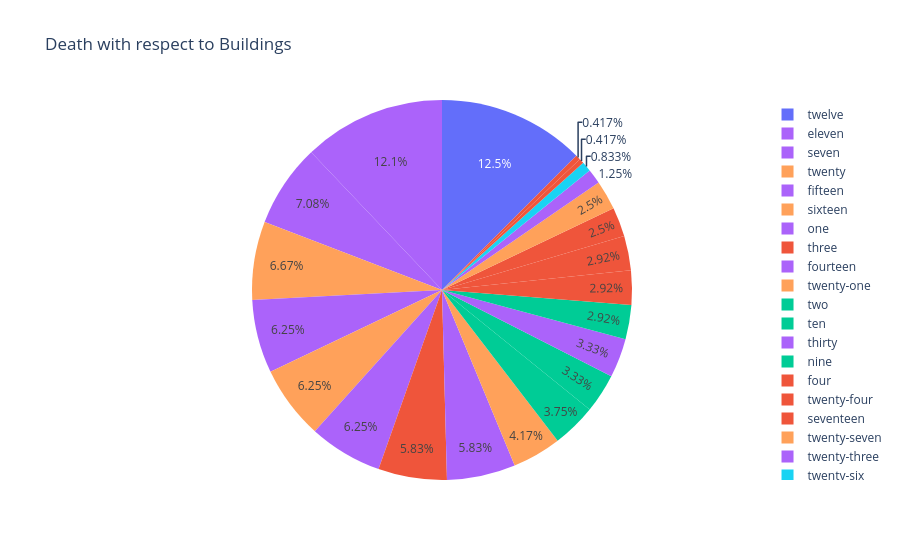

Notebook code for this chart:
### Markdown cell above
b) Display data of deaths of birds with respect to buildings

### Code cell
fig = px.pie(df, values='Deaths', names='Bldg #', title="Death with respect to Buildings", color="Side")
fig.show()

### Figure 1 — Plotly figure (JSON) as saved in the notebook; plotly's stock layout.template omitted (floating-point values rounded to 4 significant figures; data arrays with more than 128 entries replaced by an {"elided": "..."} marker saying what was removed)
{"data": [{"customdata": {"elided": "240x1 str values"}, "domain": {"x": [0, 1], "y": [0, 1]}, "hovertemplate": "Bldg #=%{label}<br>Deaths=%{value}<br>Side=%{customdata[0]}<extra></extra>", "labels": {"elided": "240 str values"}, "legendgroup": "", "marker": {"colors": {"elided": "240 str values"}}, "name": "", "showlegend": true, "type": "pie", "values": {"elided": "240 int values"}}], "layout": {"legend": {"tracegroupgap": 0}, "title": {"text": "Death with respect to Buildings"}}}
